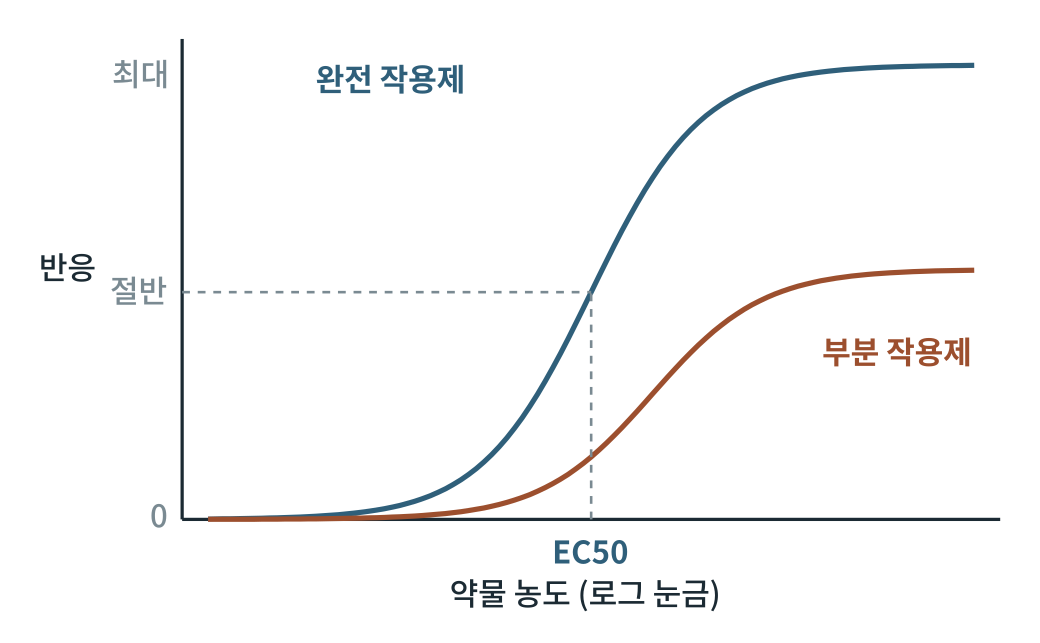
#> input picture obese2/figures3/out/그림3-1.png, 2079 x 1286 px (shown at 1/2 size)
$ python fig3-1.py
#> lines starting #> are read from the running program, lines starting #| are printed output that depends on the picture
### obese2/figures/scripts/figlib.py
# -*- coding: utf-8 -*-
"""생물·의학 대중서 그림 생성 라이브러리 (좌표 명시 SVG) — biofig_kit (원본: 「인삼과 암치유」 2026-09)

좌표계: viewBox 폭 800, 출력 폭 120mm  →  1단위 = 0.15mm = 0.425pt
  · 글자 최소 22단위(≈9.4pt).  book1.md 기준(700폭에서 18 = 8.2pt)보다 엄격하다.
  · 제목 26 이상, 수치 강조 28 이상 권장.
모든 글자의 예상 경계상자를 기록해 두었다가 save() 때
  ① 글자↔글자 겹침  ② 캔버스 밖 넘침  ③ 상자 넘침(tbox)  ④ 글자 위에 나중에 그린 불투명 도형
을 검사해 WARN에 쌓는다.  report()가 0건이어야 완성이다.

색 규칙(책 전체 통일, 흑백 인쇄에서도 명도 차로 구분):
  정상세포·일반구조 = BLUE 계열,  암세포 = WARM 계열,  면역세포 = GREEN 계열,
  인삼·진세노사이드 = GOLD 계열,  보조선·주석 = GRAY
"""
import os, math

UNIT_PT = 120.0 / 800 * 72 / 25.4
MIN_FS = 22
FONT = "'Noto Sans CJK KR',sans-serif"

INK    = '#1b2a33'
BLUE   = '#2f5f7a'; LBLUE = '#dbe7ee'; FILL = '#eef3f6'
GRAY   = '#7a8a92'; LGRAY = '#f2f4f5'; MGRAY = '#c9d1d5'
WARM   = '#9c4f2e'; LWARM = '#f3e3da'; MWARM = '#d9a48a'
GREEN  = '#3b6a4f'; LGREEN = '#e1ede5'; MGREEN = '#9cc0a9'
GOLD   = '#8a6a2c'; LGOLD = '#f3ead6'; MGOLD = '#d6bd84'
WHITE  = '#ffffff'

WARN = []


def _w(s, fs):
    """문자열 렌더링 폭 추정(단위). 한글·한자=1.0em, 영문·숫자=0.58em, 좁은 기호=0.32em"""
#> called with s = 'EC50', fs = 24
    t = 0.0
    for c in s:
        o = ord(c)
        if o > 0x1100 and not (0x2000 <= o <= 0x206f):
            t += 1.0
        elif c == ' ':
            t += 0.32
        elif c in 'ilj.,·|()[]:;\'"!':
            t += 0.32
        elif c in 'mwMW':
            t += 0.85
        else:
            t += 0.58
    return t * fs


def _ov(a, b):
    ix = min(a[2], b[2]) - max(a[0], b[0])
    iy = min(a[3], b[3]) - max(a[1], b[1])
    if ix <= 0 or iy <= 0:
        return 0.0
    sa = (a[2] - a[0]) * (a[3] - a[1]); sb = (b[2] - b[0]) * (b[3] - b[1])
    return ix * iy / max(1e-6, min(sa, sb))


class Fig:
    def __init__(self, name, h, w=800):
        self.name, self.w, self.h = name, w, h
        self.parts = []
        self.texts = []      # (box, s, order)
        self.shapes = []     # (box, order)  불투명 도형
        self.order = 0
        self.minfs = 999

    def _add(self, svg, box=None, opaque=False):
        self.parts.append(svg)
        if box and opaque:
            self.shapes.append((box, self.order))
        self.order += 1

    # ── 기본 도형 ──────────────────────────────────────────────
    # [17 lines left out: functions rect, circle, ellipse, not called in this run]

    def line(self, x1, y1, x2, y2, stroke=GRAY, sw=2, dash=None):
        d = f' stroke-dasharray="{dash}"' if dash else ''
        self._add(f'<line x1="{x1}" y1="{y1}" x2="{x2}" y2="{y2}" stroke="{stroke}" stroke-width="{sw}"{d}/>')

    # [5 lines left out: function path, not called in this run]

    def poly(self, pts, fill='none', stroke=BLUE, sw=2.5, close=False):
        s = ' '.join(f'{x:.1f},{y:.1f}' for x, y in pts)
        tag = 'polygon' if close else 'polyline'
        self._add(f'<{tag} points="{s}" fill="{fill}" stroke="{stroke}" stroke-width="{sw}" stroke-linejoin="round"/>')

    def raw(self, svg):
        """직접 작성한 SVG 조각(겹침 검사 대상 아님 — 글자는 반드시 text()로 넣을 것)"""
        self._add(svg)

    def text(self, x, y, s, fs=24, weight=400, anchor='middle', color=INK, italic=False, check=True):
        if fs < MIN_FS:
            WARN.append(f'{self.name}: 글자 크기 {fs} < {MIN_FS} «{s[:20]}»')
            fs = MIN_FS
        self.minfs = min(self.minfs, fs)
        it = ' font-style="italic"' if italic else ''
        esc = s.replace('&', '&amp;').replace('<', '&lt;').replace('>', '&gt;')
        w = _w(s, fs)
        x0 = x - w / 2 if anchor == 'middle' else (x - w if anchor == 'end' else x)
        box = (x0, y - fs * 0.80, x0 + w, y + fs * 0.18)
        if check:
            self.texts.append((box, s, self.order))
        self._add(f'<text x="{x}" y="{y}" font-family="{FONT}" font-size="{fs}" font-weight="{weight}" '
                  f'text-anchor="{anchor}" fill="{color}"{it}>{esc}</text>')
        return box

    # [83 lines left out: functions lines, arrow, carrow, inhibit, tbox, callout and 3 more, not called in this run]

    # ── 저장 ──────────────────────────────────────────────────
    def _check(self):
        T = self.texts
        for i in range(len(T)):
            for j in range(i + 1, len(T)):
                r = _ov(T[i][0], T[j][0])
                if r > 0.06:
                    WARN.append(f'{self.name}: 글자 겹침 {r:.0%} «{T[i][1][:16]}» ↔ «{T[j][1][:16]}»')
        for box, s, o in T:
            if box[0] < 2 or box[2] > self.w - 2 or box[1] < 2 or box[3] > self.h - 2:
                WARN.append(f'{self.name}: 캔버스 넘침 «{s[:20]}» x{box[0]:.0f}~{box[2]:.0f} y{box[1]:.0f}~{box[3]:.0f}')
            for sb, so in self.shapes:
                if so > o and _ov(box, sb) > 0.25:
                    WARN.append(f'{self.name}: 글자가 나중 도형에 가려짐 «{s[:20]}»')

    def save(self, outdir):
        self._check()
        mm_h = self.h / self.w * 120
        svg = (f'<svg xmlns="http://www.w3.org/2000/svg" viewBox="0 0 {self.w} {self.h}" '
               f'width="120mm" height="{mm_h:.1f}mm">'
               f'<rect x="0" y="0" width="{self.w}" height="{self.h}" fill="#ffffff"/>'
               + ''.join(self.parts) + '</svg>')
        os.makedirs(outdir, exist_ok=True)
        open(os.path.join(outdir, self.name), 'w', encoding='utf-8').write(svg)
        return self.name, self.minfs * UNIT_PT


# [18 lines left out: functions point_in_poly, contain, not called in this run]


def report(prefix=''):
    W = [w for w in WARN if w.startswith(prefix)] if prefix else WARN
    if W:
        print(f'⚠ 경고 {len(W)}건:')
        for w in W:
            print('  ', w)
    else:
        print('✓ 겹침·넘침·글자크기 경고 0건')
    return len(W)

### obese2/figures3/scripts/fig3-1.py
# -*- coding: utf-8 -*-
import os, sys, math
sys.path.insert(0, os.path.dirname(os.path.abspath(__file__)))
import figlib as F
from figlib import Fig, INK, BLUE, LBLUE, GRAY, WARM, LWARM, GREEN, LGREEN, GOLD, LGOLD
here = os.path.dirname(os.path.abspath(__file__)); OUT = os.path.join(here, "..", "svg")
f = Fig('fig3-1.svg', 495)
X0,X1,Y0,Y1=140,770,400,30   # 축 영역(Y0 = 바닥)
f.line(X0,Y0,X1,Y0,INK,2.5); f.line(X0,Y0,X0,Y1,INK,2.5)
def curve(emax,ec,h=1.0):
    pts=[]
    for i in range(0,101):
        lx=-3+6*i/100            # log10 농도 -3..3 (상대 단위)
        r=emax/(1+10**((math.log10(ec)-lx)*h))
        pts.append((X0+20+(X1-X0-40)*i/100, Y0-(Y0-Y1-20)*r))
    return pts
f.poly(curve(1.0,1.0),'none',BLUE,4)
f.poly(curve(0.55,3.0),'none',WARM,4)
# 완전 작용제 EC50 표시
ex=X0+20+(X1-X0-40)*0.5
f.line(ex,Y0,ex,Y0-(Y0-Y1-20)*0.5,GRAY,2,'6 6'); f.line(X0,Y0-(Y0-Y1-20)*0.5,ex,Y0-(Y0-Y1-20)*0.5,GRAY,2,'6 6')
f.text(ex,Y0+34,'EC50',24,700,'middle',BLUE)
f.text(X0-12,Y0-(Y0-Y1-20)*0.5+8,'절반',24,400,'end',GRAY)
f.text(X0-12,Y1+36,'최대',24,400,'end',GRAY)
f.text(X0-12,Y0+6,'0',24,400,'end',GRAY)
f.text(450,Y0+66,'약물 농도 (로그 눈금)',24,400,'middle',INK)
f.text(300,70,'완전 작용제',24,700,'middle',BLUE)
f.text(690,150+130,'부분 작용제',24,700,'middle',WARM)
f.text(52,215,'반응',24,400,'middle',INK)
print(f.save(OUT)); F.report()
import cairosvg
from PIL import Image
o = os.path.join(here, '..', 'out')
cairosvg.svg2png(url=os.path.join(OUT, 'fig3-1.svg'), write_to=os.path.join(o, '그림3-1.png'), output_width=2079, background_color='white')
#> (this line was passed over: cairosvg is not available in this run)
Image.open(os.path.join(o, '그림3-1.png')).convert('L').save(os.path.join(o, '그림3-1-흑백.png'))
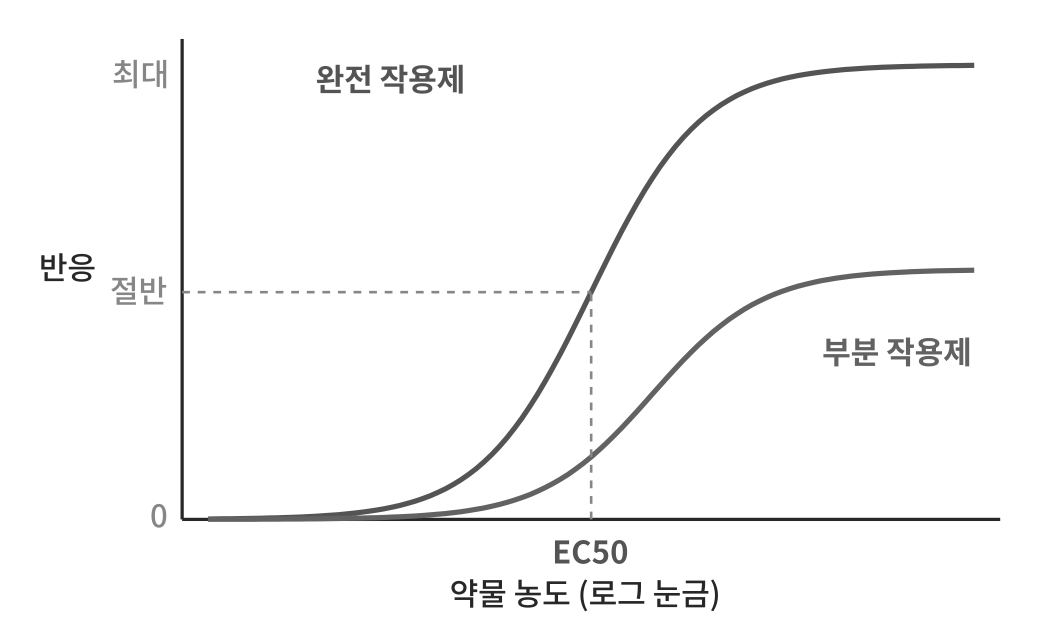
#> saved as 그림3-1-흑백.png: PIL image 2079x1286 L (shown at 1/2 size); min 39, max 255, mean 249.3

$ run again, with obese2/figures3/out/그림10-2.png copied over obese2/figures3/out/그림3-1.png
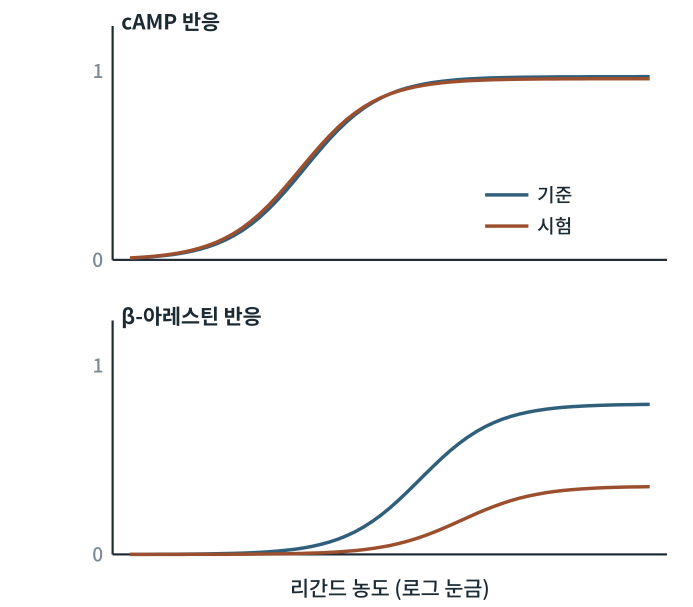
#> input picture obese2/figures3/out/그림10-2.png, 2079 x 1819 px (shown at 1/3 size)
#> `Image.open(os.path.join(o, '그림3-1.png')).convert('L').save(os.path.joi..`:
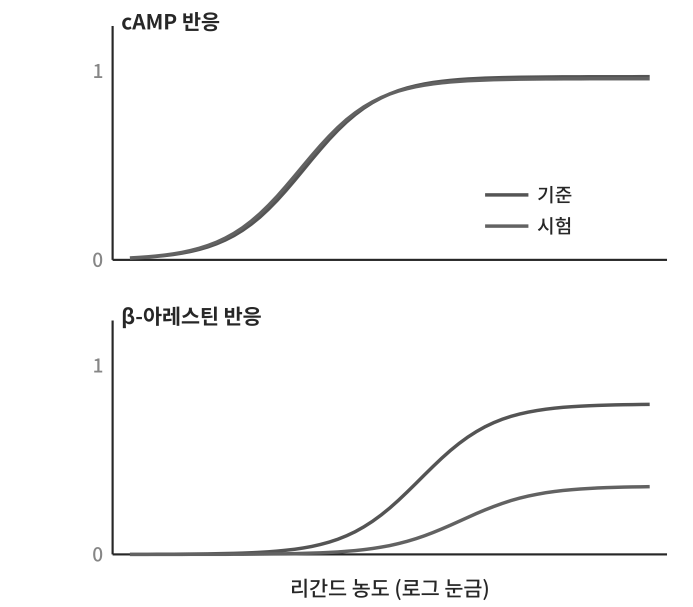
#> saved as 그림3-1-흑백.png: PIL image 2079x1819 L (shown at 1/3 size); min 39, max 255, mean 249.2
